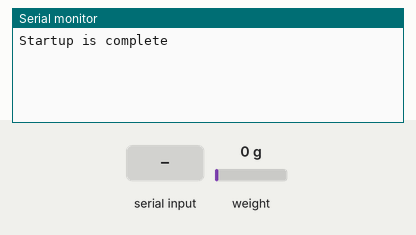
Recording of a sketch running on a simulated ESP32. On the bench: the last lines printed to the serial monitor. The inputs (shaded band) are chosen by the test bench; at power-on: weight on the scale 0 g. Nothing arrives over Bluetooth unless stated.

Above: at 3.6 s.
3.7 s: "tara" received over the second serial link
At 4.7 s:
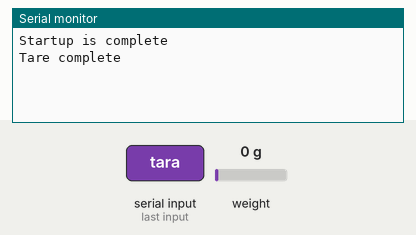
5.5 s: "calibrar" received over the second serial link
At 6.6 s:
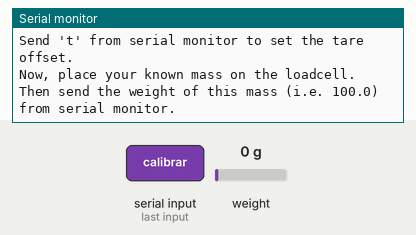
7.5 s: "90,45\n" received over the second serial link
At 7.9 s:
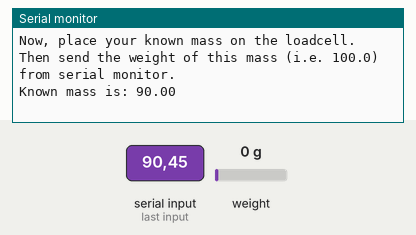

Measured:
- after the input at 3.7 s, the serial monitor: prints a new line after 0.30 s (image 1)
- after the input at 5.5 s, the serial monitor: prints a new line after 0.50 s (image 2)
- after the input at 7.5 s, the serial monitor: prints a new line after 0.05 s (image 3)

The sketch:

balancabluetooth_2.ino
```cpp
#include "BluetoothSerial.h"

#if !defined(CONFIG_BT_ENABLED) || !defined(CONFIG_BLUEDROID_ENABLED)
#error Bluetooth is not enabled! Please run `make menuconfig` to and enable it
#endif

#include <HX711_ADC.h>
#if defined(ESP8266)|| defined(ESP32) || defined(AVR)
#include <EEPROM.h>
#endif

BluetoothSerial SerialBT;

const int HX711_dout = 18; //mcu > HX711 dout pin
const int HX711_sck = 19; //mcu > HX711 sck pin

//HX711 constructor:
HX711_ADC LoadCell(HX711_dout, HX711_sck);

//Variáveis para armazenamentos do handle das tasks
TaskHandle_t task1Handle = NULL;
TaskHandle_t task2Handle = NULL;
TaskHandle_t task3Handle = NULL;

//protótipos das Tasks
void vTask1(void *pvParameters);
void vTask2(void *pvParameters);
void vTask3(void *pvParameters);

const int id_eepromAdress = 200;
const int calVal_eepromAdress = 0;

char c;
String frase  = "";

QueueHandle_t xFilaPesos;

void setup()
{
  Serial.begin(9600);
  SerialBT.begin("ESP32_CLASSIC_BT"); //Bluetooth device name


  xTaskCreatePinnedToCore(vTask1,"TASK1",configMINIMAL_STACK_SIZE+1024,NULL,2,&task1Handle,0);
  xTaskCreatePinnedToCore(vTask2,"TASK2",configMINIMAL_STACK_SIZE+2024,NULL,1,&task2Handle,0);
  xTaskCreatePinnedToCore(vTask3,"TASK3",configMINIMAL_STACK_SIZE+2024,NULL,1,&task3Handle,1);

  //inicializa a fila, troca de valores entre filas
  xFilaPesos= xQueueCreate(1,sizeof(double));

    LoadCell.begin();
    //LoadCell.setReverseOutput(); //uncomment to turn a negative output value to positive
    unsigned long stabilizingtime = 2000; // preciscion right after power-up can be improved by adding a few seconds of stabilizing time
    boolean _tare = true; //set this to false if you don't want tare to be performed in the next step
    LoadCell.start(stabilizingtime, _tare);
    if (LoadCell.getTareTimeoutFlag() || LoadCell.getSignalTimeoutFlag()) {
     Serial.println("Timeout, check MCU>HX711 wiring and pin designations");
    while (1);
    }
    else {
      LoadCell.setCalFactor(-21.38); // user set calibration value (float), initial value 1.0 may be used for this sketch
      Serial.println("Startup is complete");
    }
    while (!LoadCell.update());
    //calibrate(); //start calibration procedure
    //Tara();

}

void loop() {
 vTaskDelay(1000);

}


void vTask1(void *pvParameters){

  while(1)
  {
    if(SerialBT.available())
    {
       frase = "";
      while(SerialBT.available())
      {
        c = SerialBT.read();
        frase += c;
      }
    }


  if(frase == "tara"){

        frase = "";
        Tara();
  }
  else if(frase == "calibrar"){

      frase = "";
      Tara();
      calibrate();
  }

    vTaskDelay(pdMS_TO_TICKS(1000));
  }
}
void vTask2(void *pvParameters){
 double pesoRecebido=0.0;
 String SerialData = "";

  while(1)
  {
    if(xQueueReceive(xFilaPesos,&pesoRecebido,pdMS_TO_TICKS(100)) == pdTRUE){
      //Serial.println("Peso Recebido:"+ String(pesoRecebido));
        SerialData = String(pesoRecebido,0);
        SerialBT.print(SerialData);
    }
    else{
      //Serial.println("TimeOut");
    }


    vTaskDelay(pdMS_TO_TICKS(500));
  }
}
void vTask3(void *pvParameters){


  double peso=0.0;


  while(1)
  {
      static boolean newDataReady = 0;

      // check for new data/start next conversion:
      if (LoadCell.update()) newDataReady = true;

      // get smoothed value from the dataset:
      if (newDataReady)
      {
        peso = LoadCell.getData();

        if(peso > -200 && peso < 100000)
          xQueueSend(xFilaPesos,&peso,pdMS_TO_TICKS(10));
        //Serial.print("Load_cell output val: ");
        //Serial.println(peso);
        newDataReady = 0;
      }
  vTaskDelay(pdMS_TO_TICKS(100));
  }
}


void Tara()
{
  boolean flag = true;
  boolean _resume = false;

  while (_resume == false) {

    LoadCell.update();
    if(flag){
       LoadCell.tareNoDelay();
       flag = false;
    }


    if (LoadCell.getTareStatus() == true) {
      Serial.println("Tare complete");
      _resume = true;
    }
  }

}


void calibrate() {
  Serial.println("***");
  Serial.println("Start calibration:");
  Serial.println("Place the load cell an a level stable surface.");
  Serial.println("Remove any load applied to the load cell.");
  Serial.println("Send 't' from serial monitor to set the tare offset.");
  bool flag = true;
  boolean _resume = false;
  //while (_resume == false)
  //{
    //LoadCell.update();

     // while(SerialBT.available())
      //{
        //c = SerialBT.read();
        //frase += c;
      //}
      //if (frase == "tara"){
        //LoadCell.tareNoDelay();
        //frase = "";
      //}
    //LoadCell.update();

    //if (LoadCell.getTareStatus() == true) {
    //  Serial.println("Tare complete");
    //  _resume = true;
    //}
    //delay(100);
  //}

  Serial.println("Now, place your known mass on the loadcell.");
  Serial.println("Then send the weight of this mass (i.e. 100.0) from serial monitor.");

  float known_mass = 0;
  _resume = false;
  frase = "";
  while (_resume == false)
  {
    LoadCell.update();
      while(SerialBT.available())
      {
        c = SerialBT.read();
        frase += c;
      }

      if (frase != "") {
        known_mass = frase.toFloat();
        Serial.print("Known mass is: ");
        Serial.println(known_mass);
        _resume = true;
      }
  delay(100);
  }

  LoadCell.refreshDataSet(); //refresh the dataset to be sure that the known mass is measured correct
  float newCalibrationValue = LoadCell.getNewCalibration(known_mass); //get the new calibration value

  Serial.print("New calibration value has been set to: ");
  Serial.print(newCalibrationValue);
  Serial.println(", use this as calibration value (calFactor) in your project sketch.");
  Serial.print("Save this value to EEPROM adress ");
  Serial.print(calVal_eepromAdress);

//  EEPROM.begin(512);
//
//  EEPROM.put(calVal_eepromAdress, newCalibrationValue);
//
//  EEPROM.commit();
//
//  EEPROM.get(calVal_eepromAdress, newCalibrationValue);
//  Serial.print("Value ");
//  Serial.print(newCalibrationValue);
//  Serial.print(" saved to EEPROM address: ");
//  Serial.println(calVal_eepromAdress);
//
//
//  Serial.println("End calibration");
//  Serial.println("***");
//  Serial.println("To re-calibrate, send 'r' from serial monitor.");
//  Serial.println("For manual edit of the calibration value, send 'c' from serial monitor.");
//  Serial.println("***");

}

void changeSavedCalFactor() {
  float oldCalibrationValue = LoadCell.getCalFactor();
  boolean _resume = false;
  Serial.println("***");
  Serial.print("Current value is: ");
  Serial.println(oldCalibrationValue);
  Serial.println("Now, send the new value from serial monitor, i.e. 696.0");
  float newCalibrationValue;
  while (_resume == false) {
    if (Serial.available() > 0) {
      newCalibrationValue = Serial.parseFloat();
      if (newCalibrationValue != 0) {
        Serial.print("New calibration value is: ");
        Serial.println(newCalibrationValue);
        LoadCell.setCalFactor(newCalibrationValue);
        _resume = true;
      }
    }
  }
  _resume = false;
  Serial.print("Save this value to EEPROM adress ");
  Serial.print(calVal_eepromAdress);
  Serial.println("? y/n");
  while (_resume == false) {
    if (Serial.available() > 0) {
      char inByte = Serial.read();
      if (inByte == 'y') {
#if defined(ESP8266)|| defined(ESP32)
        EEPROM.begin(512);
#endif
        EEPROM.put(calVal_eepromAdress, newCalibrationValue);
#if defined(ESP8266)|| defined(ESP32)
        EEPROM.commit();
#endif
        EEPROM.get(calVal_eepromAdress, newCalibrationValue);
        Serial.print("Value ");
        Serial.print(newCalibrationValue);
        Serial.print(" saved to EEPROM address: ");
        Serial.println(calVal_eepromAdress);
        _resume = true;
      }
      else if (inByte == 'n') {
        Serial.println("Value not saved to EEPROM");
        _resume = true;
      }
    }
  }
  Serial.println("End change calibration value");
  Serial.println("***");
}
```
